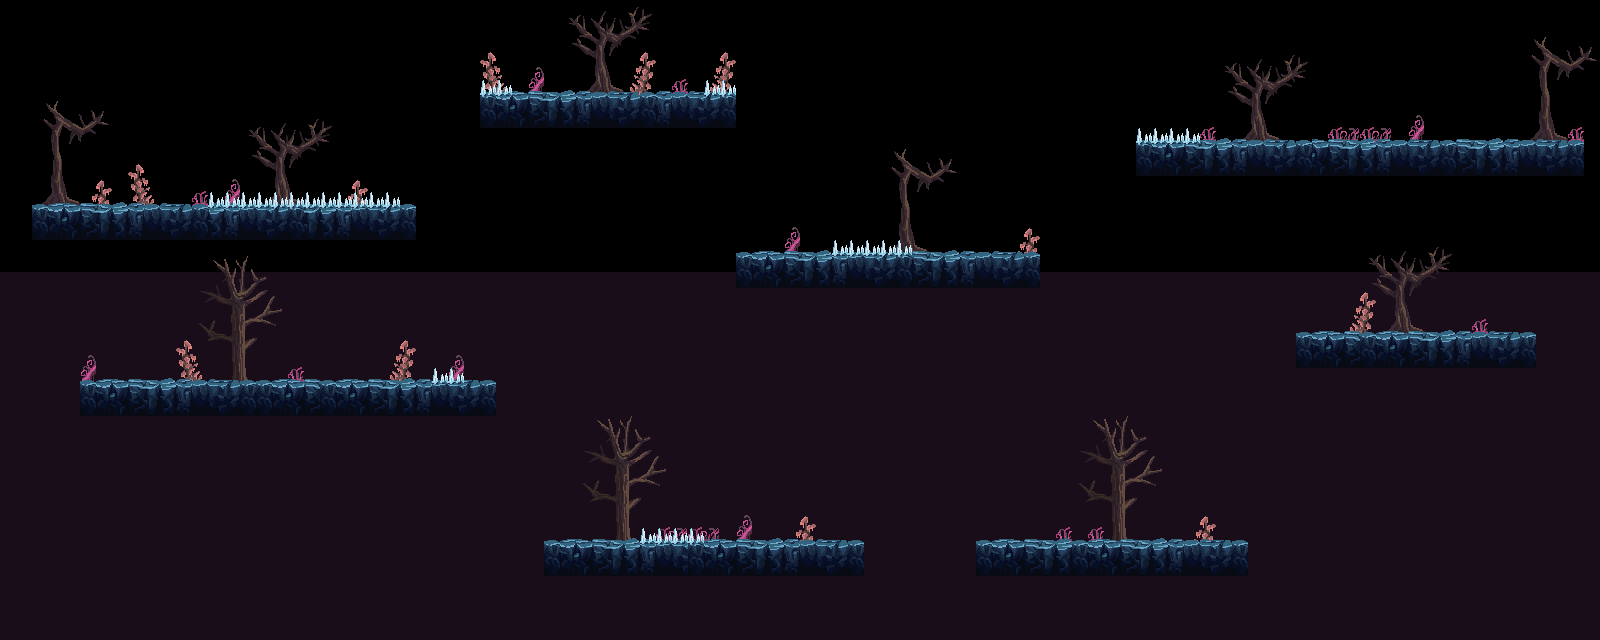

This game map was drawn from its Tiled (.tmx) file and the tilesets committed beside it. A one-line description and the trimmed map source follow:
An orthogonal 100x40 tile map with 16x16 px tiles, 5 tile layers (bg_color_tile, envoirement, platform_coliders, platforms, ...), 4 tilesets and 62 objects (16x Birdman, 9x Snakyman, end, start).

<map version="1.5" tiledversion="1.7.2" orientation="orthogonal" renderorder="right-down" compressionlevel="0" width="100" height="40" tilewidth="16" tileheight="16" infinite="0" nextlayerid="10" nextobjectid="190">
 <editorsettings>
  <export target="level_1.json" format="json" />
 </editorsettings>
 <tileset firstgid="1" name="tileset" tilewidth="16" tileheight="16" tilecount="4096" columns="64">
  <image source="main_lev_build_1.png" width="1024" height="1024" />
  <tile id="1674">
   <properties>
    <property name="colider" type="bool" value="true" />
   </properties>
  </tile>
  <tile id="1675">
   <properties>
    <property name="colider" type="bool" value="true" />
   </properties>
  </tile>
  <tile id="1738">
   <properties>
    <property name="colider" type="bool" value="true" />
   </properties>
  </tile>
  <tile id="1739">
   <properties>
    <property name="colider" type="bool" value="true" />
   </properties>
  </tile>
  <tile id="3536">
   <properties>
    <property name="damage" type="int" value="15" />
   </properties>
  </tile>
  <tile id="3537">
   <properties>
    <property name="damage" type="int" value="15" />
   </properties>
  </tile>
 </tileset>
 <tileset firstgid="4097" name="diamond" tilewidth="16" tileheight="14" tilecount="1" columns="0">
  <grid orientation="orthogonal" width="1" height="1" />
  <tile id="0">
   <image width="16" height="14" source="collectables/diamond.png" />
  </tile>
 </tileset>
 <tileset firstgid="4098" name="bg_spikes" tilewidth="480" tileheight="270" tilecount="1" columns="0">
  <grid orientation="orthogonal" width="1" height="1" />
  <tile id="0">
   <image width="480" height="270" source="bg_spikes.png" />
  </tile>
 </tileset>
 <tileset firstgid="4099" name="bg_color_tile" tilewidth="16" tileheight="16" tilecount="4" columns="2">
  <image source="bg_color_tile.png" width="32" height="32" />
 </tileset>
 <layer id="9" name="bg_color_tile" width="100" height="40">
  <data>[4000 cells, 2300 non-empty, 4 distinct tile ids]</data>
 </layer>
 <layer id="2" name="envoirement" width="100" height="40">
  <data>[4000 cells, 591 non-empty, 167 distinct tile ids]</data>
 </layer>
 <layer id="3" name="platform_coliders" width="100" height="40">
  <data>[4000 cells, 333 non-empty, 5 distinct tile ids]</data>
 </layer>
 <layer id="1" name="platforms" width="100" height="40">
  <data>[4000 cells, 495 non-empty, 30 distinct tile ids]</data>
 </layer>
 <objectgroup id="4" name="player_zone">
  <object id="5" name="end" x="1552" y="96">
   <point />
  </object>
  <object id="10" name="start" x="96" y="208">
   <point />
  </object>
 </objectgroup>
 <objectgroup id="6" name="collectables">
  <properties>
   <property name="score" type="int" value="7" />
   <property name="type" value="diamond" />
  </properties>
  <object id="95" gid="4097" x="304" y="192" width="16" height="14">
   <properties>
    <property name="type" value="diamond" />
   </properties>
  </object>
  <object id="156" gid="4097" x="336" y="192" width="16" height="14">
   <properties>
    <property name="score" type="int" value="2" />
    <property name="type" value="diamond" />
   </properties>
  </object>
  <object id="157" gid="4097" x="368" y="192" width="16" height="14">
   <properties>
    <property name="score" type="int" value="2" />
    <property name="type" value="diamond" />
   </properties>
  </object>
  <object id="158" gid="4097" x="400" y="192" width="16" height="14">
   <properties>
    <property name="score" type="int" value="8" />
    <property name="type" value="diamond" />
   </properties>
  </object>
  <object id="159" gid="4097" x="240" y="368" width="18.2857" height="16">
   <properties>
    <property name="score" type="int" value="2" />
    <property name="type" value="diamond" />
   </properties>
  </object>
  <object id="160" gid="4097" x="276.571" y="368" width="18.2857" height="16">
   <properties>
    <property name="score" type="int" value="2" />
    <property name="type" value="diamond" />
   </properties>
  </object>
  <object id="161" gid="4097" x="313.143" y="368" width="18.2857" height="16">
   <properties>
    <property name="score" type="int" value="2" />
    <property name="type" value="diamond" />
   </properties>
  </object>
  <object id="162" gid="4097" x="349.714" y="368" width="18.2857" height="16">
   <properties>
    <property name="score" type="int" value="2" />
    <property name="type" value="diamond" />
   </properties>
  </object>
  <object id="163" gid="4097" x="1440" y="112" width="16" height="14">
   <properties>
    <property name="score" type="int" value="2" />
    <property name="type" value="diamond" />
   </properties>
  </object>
  <object id="164" gid="4097" x="1472" y="112" width="16" height="14">
   <properties>
    <property name="score" type="int" value="2" />
    <property name="type" value="diamond" />
   </properties>
  </object>
  <object id="165" gid="4097" x="1504" y="112" width="16" height="14">
   <properties>
    <property name="score" type="int" value="2" />
    <property name="type" value="diamond" />
   </properties>
  </object>
  <object id="166" gid="4097" x="1536" y="112" width="16" height="14">
   <properties>
    <property name="score" type="int" value="2" />
    <property name="type" value="diamond" />
   </properties>
  </object>
  <object id="167" gid="4097" x="1424" y="64" width="16" height="14">
   <properties>
    <property name="score" type="int" value="2" />
    <property name="type" value="diamond" />
   </properties>
  </object>
  <object id="168" gid="4097" x="1456" y="64" width="16" height="14">
   <properties>
    <property name="score" type="int" value="2" />
    <property name="type" value="diamond" />
   </properties>
  </object>
  <object id="169" gid="4097" x="1488" y="64" width="16" height="14">
   <properties>
    <property name="score" type="int" value="2" />
    <property name="type" value="diamond" />
   </properties>
  </object>
  <object id="170" gid="4097" x="1520" y="64" width="16" height="14">
   <properties>
    <property name="score" type="int" value="2" />
    <property name="type" value="diamond" />
   </properties>
  </object>
  <object id="171" gid="4097" x="1424" y="80" width="16" height="14">
   <properties>
    <property name="score" type="int" value="2" />
    <property name="type" value="diamond" />
   </properties>
  </object>
  <object id="172" gid="4097" x="1456" y="80" width="16" height="14">
   <properties>
    <property name="score" type="int" value="2" />
    <property name="type" value="diamond" />
   </properties>
  </object>
  <object id="173" gid="4097" x="1488" y="80" width="16" height="14">
   <properties>
    <property name="score" type="int" value="2" />
    <property name="type" value="diamond" />
   </properties>
  </object>
  <object id="174" gid="4097" x="1520" y="80" width="16" height="14">
   <properties>
    <property name="score" type="int" value="2" />
    <property name="type" value="diamond" />
   </properties>
  </object>
  <object id="175" gid="4097" x="1424" y="96" width="16" height="14">
   <properties>
    <property name="score" type="int" value="2" />
    <property name="type" value="diamond" />
   </properties>
  </object>
  <object id="176" gid="4097" x="1456" y="96" width="16" height="14">
   <properties>
    <property name="score" type="int" value="2" />
    <property name="type" value="diamond" />
   </properties>
  </object>
  </objectgroup>
 <layer id="7" name="traps" width="100" height="40">
  <properties>
   <property name="damage" type="int" value="10" />
  </properties>
  <data>[4000 cells, 31 non-empty, 2 distinct tile ids]</data>
 </layer>
 <objectgroup id="8" name="bg_spikes">
  <!-- 28 objects omitted --></objectgroup>
 <objectgroup id="5" name="enemies_zone">
  <!-- 25 objects omitted --></objectgroup>
</map>
<!-- 38 of 62 objects omitted -->
